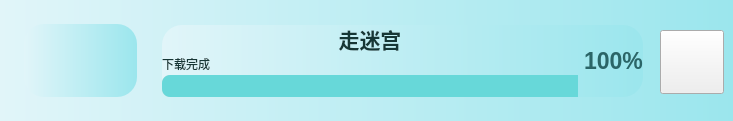
        <widget class="QWidget" name="widget_48" native="true">
         <property name="minimumSize">
          <size>
           <width>0</width>
           <height>121</height>
          </size>
         </property>
         <property name="maximumSize">
          <size>
           <width>16777215</width>
           <height>121</height>
          </size>
         </property>
         <property name="styleSheet">
          <string notr="true">.QWidget{
	background-color: qlineargradient(x1:0, y0:0, x2:1, y2:0,stop:0 rgb(225, 245, 249), stop:1 rgb(155, 230, 237));
	border-radius:20px;
	color: rgb(255, 255, 255);
}
</string>
         </property>
         <widget class="QWidget" name="widget_49" native="true">
          <property name="geometry">
           <rect>
            <x>24</x>
            <y>24</y>
            <width>113</width>
            <height>73</height>
           </rect>
          </property>
          <property name="styleSheet">
           <string notr="true"/>
          </property>
          <widget class="QLabel" name="label_29">
           <property name="geometry">
            <rect>
             <x>30</x>
             <y>5</y>
             <width>64</width>
             <height>64</height>
            </rect>
           </property>
           <property name="styleSheet">
            <string notr="true">border-image: url(:/youxi/images/maze.jpg);</string>
           </property>
           <property name="text">
            <string/>
           </property>
          </widget>
         </widget>
         <widget class="QPushButton" name="pushButton_game_zoumigong">
          <property name="geometry">
           <rect>
            <x>660</x>
            <y>30</y>
            <width>64</width>
            <height>64</height>
           </rect>
          </property>
          <property name="styleSheet">
           <string notr="true">border-image: url(:/icons/icons/play_game.png);</string>
          </property>
          <property name="text">
           <string/>
          </property>
         </widget>
         <widget class="QWidget" name="layoutWidget_7">
          <property name="geometry">
           <rect>
            <x>162</x>
            <y>25</y>
            <width>481</width>
            <height>72</height>
           </rect>
          </property>
          <layout class="QHBoxLayout" name="horizontalLayout_7">
           <item>
            <layout class="QVBoxLayout" name="verticalLayout_8">
             <property name="spacing">
              <number>2</number>
             </property>
             <item>
              <widget class="QLabel" name="label_77">
               <property name="font">
                <font>
                 <pointsize>16</pointsize>
                 <weight>75</weight>
                 <bold>true</bold>
                </font>
               </property>
               <property name="styleSheet">
                <string notr="true">color: rgb(22, 54, 53);
text-align:centre;
</string>
               </property>
               <property name="text">
                <string>走迷宫</string>
               </property>
               <property name="alignment">
                <set>Qt::AlignCenter</set>
               </property>
              </widget>
             </item>
             <item>
              <widget class="QLabel" name="label_78">
               <property name="font">
                <font>
                 <weight>50</weight>
                 <bold>false</bold>
                </font>
               </property>
               <property name="styleSheet">
                <string notr="true">color: rgb(22, 54, 53)</string>
               </property>
               <property name="text">
                <string>下载完成</string>
               </property>
              </widget>
             </item>
             <item>
              <widget class="QProgressBar" name="progressBar_23">
               <property name="styleSheet">
                <string notr="true">QProgressBar::chunk {
        border-top-left-radius:8px;
border-bottom-left-radius:8px;
	background-color: rgb(103, 216, 217)
}
QProgressBar{
border-radius:8px;
background-color: rgb(223, 223, 223);
}
</string>
               </property>
               <property name="value">
                <number>100</number>
               </property>
               <property name="textVisible">
                <bool>false</bool>
               </property>
              </widget>
             </item>
            </layout>
           </item>
           <item>
            <widget class="QLabel" name="label_79">
             <property name="font">
              <font>
               <pointsize>17</pointsize>
               <weight>75</weight>
               <bold>true</bold>
              </font>
             </property>
             <property name="styleSheet">
              <string notr="true">color: rgb(43, 101, 103);</string>
             </property>
             <property name="text">
              <string>100%</string>
             </property>
             <property name="alignment">
              <set>Qt::AlignLeading|Qt::AlignLeft|Qt::AlignVCenter</set>
             </property>
            </widget>
           </item>
          </layout>
         </widget>
        </widget>
